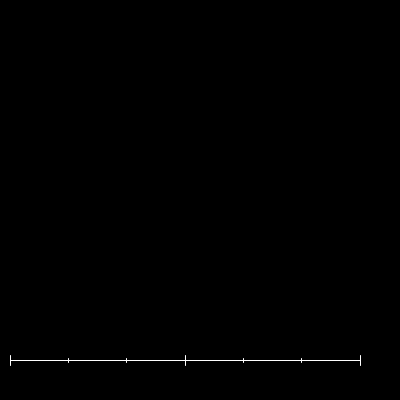
Frame 1 (no input)
Frame 60 (the mouse pressed at the canvas centre just before this capture): identical to frame 1, image omitted
Frame 120 (the mouse held since frame 60 and released just before this capture): identical to frame 1, image omitted

The Processing sketch that drew this single still picture (run headless with seeded random() and noise(); from frame 60 on, the mouse is pressed at the canvas centre):

// Processing sketch: Exercice_1
// ── Exercice_1.pde


void setup(){
  size(400,400);
}

void draw() {
  background(0);
  stroke(255);
  drawHorizontalAxe(10,360,350,2,5,3,2);
  drawVerticalAxe(10,360,350,2,5,3,2);
}

/*
  x0,y0 coordonnées de l'origine de l'axe
  L longueur de l'axe
  npgrad nombre de graduations principales
  hpgrad hauteur en pixels d'une graduation principale
  nsgrad nombre de graduations secondaires
  hsgrad hauteur en pixels d'une graduation secondaire
*/

void drawHorizontalAxe(int x0,int y0, int L,int npgrad, int hpgrad, int nsgrad,int spgrad)
{
  int x;
  line(x0,y0,x0+L,y0);
  for (int i=0;i<npgrad;i++) {
    x=x0+(L*i)/npgrad;
    line (x,y0-hpgrad,x,y0+hpgrad);
    for(int j=1;j<nsgrad;j++){
      x=x0+(L*i)/npgrad+(L*j)/npgrad/nsgrad;
      line (x,y0-spgrad,x,y0+spgrad);
      }
    }
  line (x0+L,y0-hpgrad,x0+L,y0+hpgrad);
}

void drawVerticalAxe(int x0,int y0, int H,int npgrad, int hpgrad, int nsgrad,int spgrad)
{
  // En vous inspirant de la fonction de tracé de l'axe horizontal, ajouter le code pour l'axe vertical.
  // Attention le 0,0 de la fenêtre graphique est dans le coin supérieur droit
  
  
}
